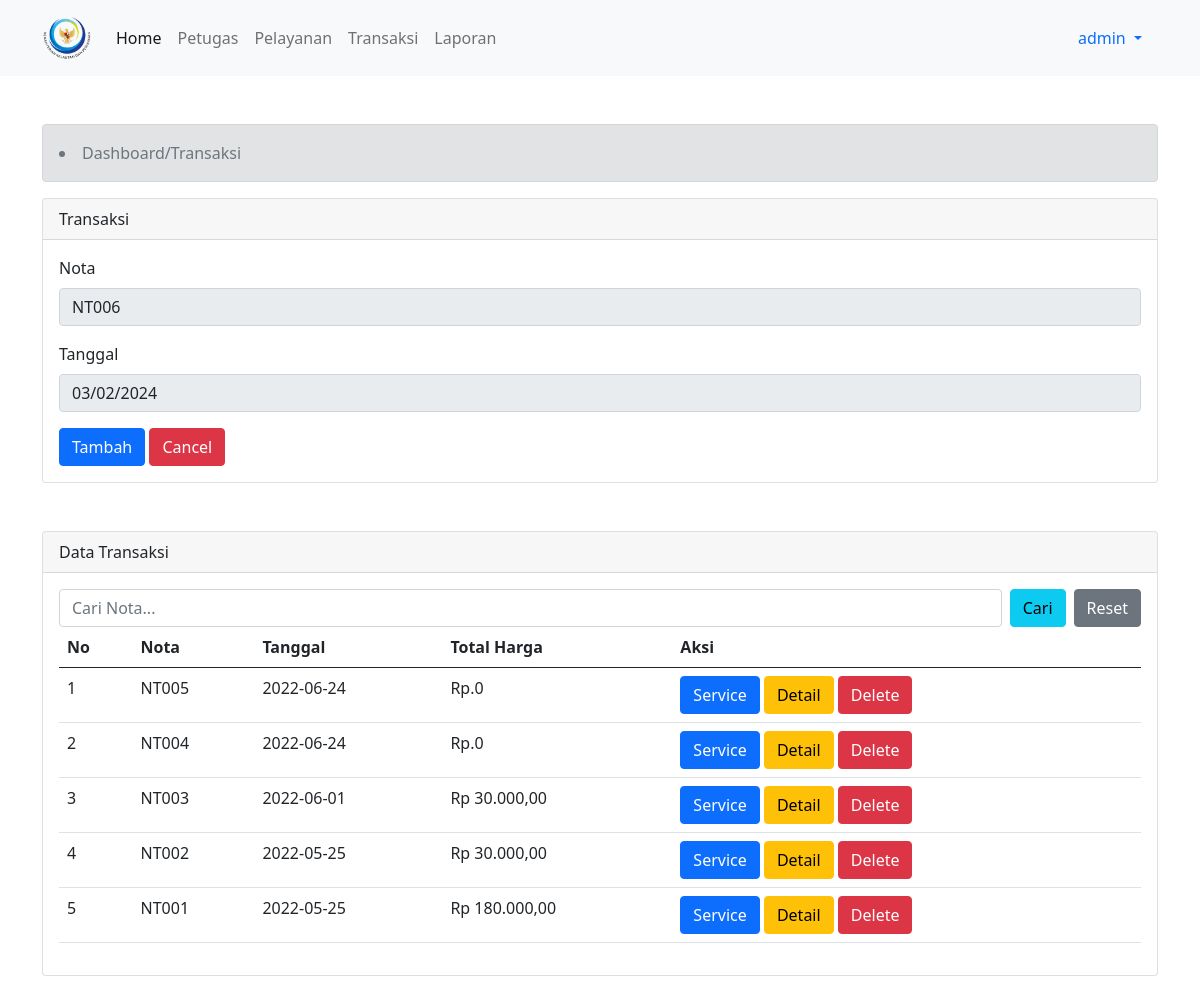
The app's page /admin/index.php?menu=transaksi (signed in) with its own data.
### tables this page shows
CREATE TABLE `transaksi` (
  `nota` varchar(11) NOT NULL,
  `tanggal` date NOT NULL,
  `total_harga` int(11) DEFAULT NULL,
  `id_user` int(11) DEFAULT NULL
);

### admin/pages/transaksi/index.php (the view, shortened to what this page needs)
<div class="alert alert-secondary" role="alert">
    <li class="breadcrumb-item active" aria-current="page">
       Dashboard/Transaksi
    </li>
</div>
<div class="card">
	<div class="card-header">Transaksi</div>
	<div class="card-body">
		<form method="POST" action="?menu=tambah_transaksi">
		<div class="mb-3">
		    <label class="form-label">Nota</label>
		    <?php
				$query = mysqli_query($koneksi, "SELECT max(nota) as notaTerbesar FROM transaksi");
				$data = mysqli_fetch_array($query);
				$noTransaksi = $data['notaTerbesar'];
				$urutan = (int) substr($noTransaksi, 3, 3);
				$urutan++;
				$huruf = "NT";
				$nota = $huruf . sprintf("%03s", $urutan);
			?>
		      <input type="text" name="nota" class="form-control" value="<?php  echo $nota ?>" readonly>
		  </div>
		   <div class="mb-3">
		    <label class="form-label">Tanggal</label>
		    <input type="text" readonly  name="tanggal" class="form-control" value="<?php echo date("m/d/Y") ?>">
		  </div>
		   <div>
		   	<input type="submit" name="tambah" class="btn btn-primary" value="Tambah">
			<a href="" class="btn btn-danger">Cancel</a>
		   </div>
		</form>
	</div>
</div>
<div class="card mt-5 mb-5">
	<div class="card-header">Data Transaksi</div>
	<div class="card-body">
      <form method="POST" action="?menu=transaksi">
      <div class="d-flex">
        <input type="text" class="form-control me-2" name="nt" placeholder="Cari Nota..." name="nt">
        <input type="submit" class="btn btn-info me-2" name="cari" value="Cari">
        <a href="" class="btn btn-secondary">Reset</a>
      </div>
    </form>
     <?php
    $nt = $_POST['nt'];
     if ($_POST['cari']) {
      if ($nt == "") {
          $q = mysqli_query($koneksi, "select * from transaksi");
        } else if ($nt!=="") {
          $q = mysqli_query($koneksi, "SELECT * from transaksi WHERE nota like '%$nt%'");
        }
    }
    else {
     $q = mysqli_query($koneksi, "select * from transaksi order by nota desc");
    }
    ?>
  <table class="table">
  <thead>
    <tr>
      <th scope="col">No</th>
      <th scope="col">Nota</th>
      <th scope="col">Tanggal</th>
      <th scope="col">Total Harga</th>
      <th scope="col">Aksi</th>
    </tr>
  </thead>
  <tbody>
  	<?php
    $nomor = 1;
    $total = 0;
     function rupiah($angka){
      $hasil_rupiah = "Rp " . number_format($angka,2,',','.');
      return $hasil_rupiah;
    }
    $cek = mysqli_num_rows($q);
      if($cek <1 ){
      ?>
      <tr>
        <td colspan="8" class="ukuran-huruf1">
          data yang anda cari tidak tersedia
          <a href="" class="btn btn-success utilities"><i class="fa fa-refresh"></i> Refresh</a>
         </td>
      </tr>
      <?php
    } else {
    while($d = $q->fetch_assoc()){
    ?>
    <tr>
    	<td><?php echo $nomor++; ?></td>
    	<td><?php echo $d['nota']; ?></td>
    	<td><?php echo $d['tanggal']; ?></td>
    	<?php
    	if ($d['total_harga'] > 0) {
    		?>
    		<td><?php echo rupiah($d['total_harga']); ?></td>
    		<?php
    	} else {
    		?>
    		<td>Rp.<?php echo $total; ?></td>
    		<?php
    	}
      if ($_SESSION['role'] == 'admin') {
    	?>
    	<td>
        <a class="btn btn-primary" href="?menu=bayar&nota=<?php echo $d['nota']; ?>"> Service </a>
       <a class="btn btn-warning" href="?menu=detail&nota=<?php echo $d['nota']; ?>"> Detail </a>
      <a class="btn btn-danger" href="?menu=hapus_transaksi&nota=<?php echo $d['nota']; ?>"> Delete </a>
      </td>
      <?php
      }
      }}
      ?>
    </tr>
  </tbody>
</table>
    </div>
  </div>
</div>

### admin/index.php (shortened to what this page needs)
<!DOCTYPE html>
<html>
<head>
    <link rel="stylesheet" type="text/css" href="../dist/css/bootstrap.min.css">
    <link rel="stylesheet" type="text/css" href="https://cdnjs.cloudflare.com/ajax/libs/font-awesome/6.1.1/css/all.min.css">
      <link rel="stylesheet" type="text/css" href="../dist/css/select2.min.css">
      <link rel="stylesheet" type="text/css" href="../dist/css/select2.css">
</head>
<body>
    <nav class="navbar navbar-expand-lg navbar-light bg-light">
        <div class="container">
            <a class="navbar-brand" href="#"><img src="../dist/logo_kpp.png" width="50"></a>
            <div class="collapse navbar-collapse" id="navbarNav">
              <?php
               include '../koneksi.php';
              if ($_SESSION['role'] == 'admin') {
                ?>
                <ul class="navbar-nav me-auto mb-2 mb-lg-0">
                    <li class="nav-item">
                        <a class="nav-link active" aria-current="page" href="index.php">Home</a>
                    </li>
                    <li class="nav-item">
                        <a class="nav-link" href="?menu=data_petugas">Petugas</a>
                    </li>
                    <li class="nav-item">
                        <a class="nav-link" href="?menu=data_pelayanan">Pelayanan</a>
                    </li>
                    <li class="nav-item">
                        <a class="nav-link" href="?menu=transaksi">Transaksi</a>
                    </li>
                     <li class="nav-item">
                        <a class="nav-link" href="?menu=laporan">Laporan</a>
                    </li>
                </ul>
                 <li class="nav-item dropdown" style="list-style: none;">
                    <a class="nav-link dropdown-toggle" href="#" id="navbarDarkDropdownMenuLink" role="button" data-bs-toggle="dropdown" aria-expanded="false">
                        <?php echo $_SESSION['username']; ?>
                    </a>
                </li>
                <?php
              } else if($_SESSION['role']=='petugas'){
                ?>
                <ul class="navbar-nav me-auto mb-2 mb-lg-0">
                    <li class="nav-item">
                        <a class="nav-link active" aria-current="page" href="index.php">Home</a>
                    </li>
                    <li class="nav-item">
                        <a class="nav-link" href="?menu=data_pelayanan">Pelayanan</a>
                    </li>
                    <li class="nav-item">
                        <a class="nav-link" href="?menu=transaksi">Transaksi</a>
                    </li>
                     <li class="nav-item">
                        <a class="nav-link" href="?menu=laporan">Laporan</a>
                    </li>
                </ul>
                <li class="nav-item dropdown" style="list-style: none;">
                    <a class="nav-link dropdown-toggle" href="#" id="navbarDarkDropdownMenuLink" role="button" data-bs-toggle="dropdown" aria-expanded="false">
                        <?php echo $_SESSION['username']; ?>
                    </a>
                    <ul class="dropdown-menu dropdown-menu-dark" aria-labelledby="navbarDarkDropdownMenuLink">
                        <li><a class="dropdown-item" href="logout.php">Logout</a></li>
                    </ul>
                </li>
                <?php
              }
              ?>
            </div>
        </div>
    </nav>
    <div class="container mt-5">
        <?php
		 switch ($_GET['menu']) {
                     ?>
             <?php
         case 'transaksi':
            include "pages/transaksi/index.php";
         break;
                     ?>
        <?php
		  }
		?>
</body>
</html>

### records on screen
transaksi: nota "NT005", tanggal "2022-06-24"
transaksi: nota "NT004", tanggal "2022-06-24"
transaksi: nota "NT003", tanggal "2022-06-01", total_harga "Rp 30.000,00"
transaksi: nota "NT002", tanggal "2022-05-25", total_harga "Rp 30.000,00"
transaksi: nota "NT001", tanggal "2022-05-25", total_harga "Rp 180.000,00"

### other values on screen
$_SESSION['username'] "admin"
